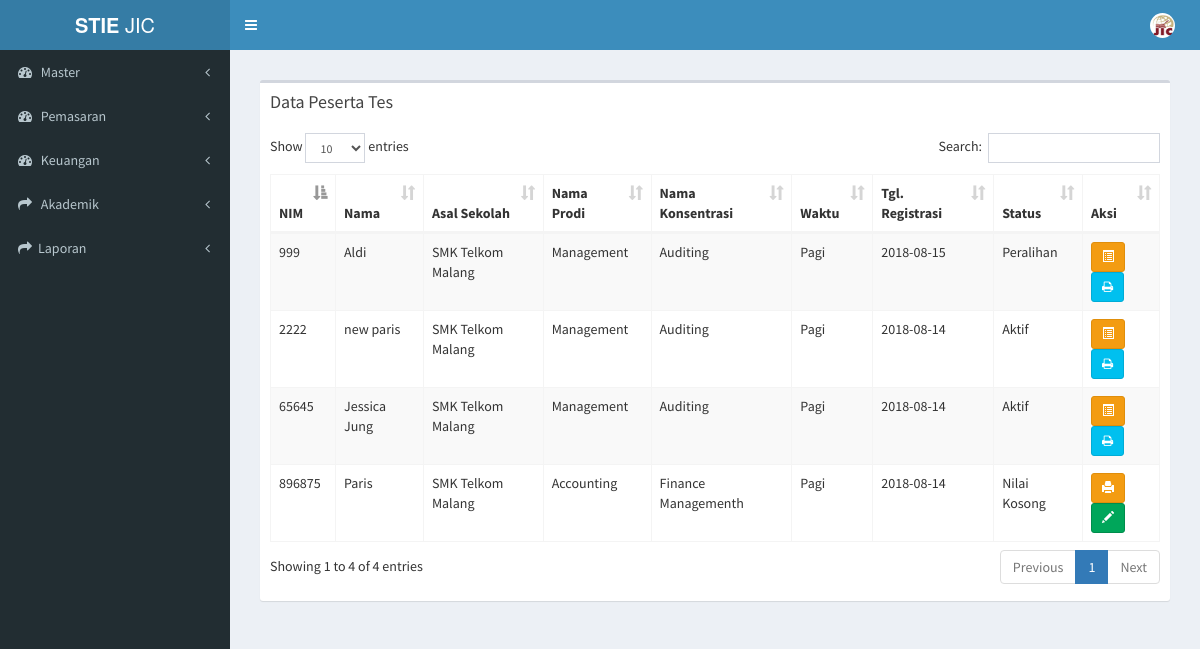
Page /index.php/daftar_ulang/data_peserta_tes on the earlier database version.
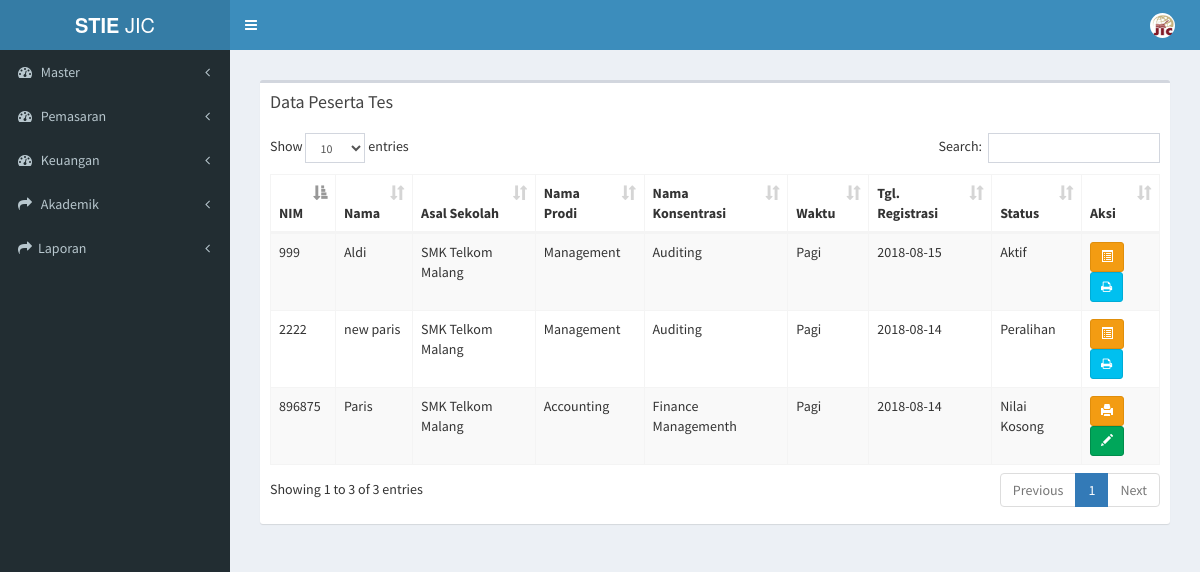
Same page on the later database version.
### tables this page shows
CREATE TABLE `tb_mahasiswa` (
  `id_mahasiswa` varchar(7) NOT NULL,
  `id_du` varchar(15) NOT NULL,
  `nama_mahasiswa` varchar(50) NOT NULL,
  `nim` varchar(15) NOT NULL,
  `id_status` varchar(2) NOT NULL,
  `id_konsentrasi` varchar(7) NOT NULL,
  `id_hasil_tes` varchar(7) NOT NULL,
  `id_sekolah` varchar(6) NOT NULL,
  `id_waktu` int(2) NOT NULL,
  `id_grade` varchar(2) NOT NULL,
  `semester_aktif` int(1) NOT NULL
);

CREATE TABLE `tb_sekolah` (
  `id_sekolah` varchar(6) NOT NULL,
  `nama_sekolah` varchar(30) NOT NULL,
  `alamat_sekolah` text NOT NULL,
  `jenis_sekolah` varchar(6) NOT NULL
);

CREATE TABLE `tb_prodi` (
  `id_prodi` varchar(6) NOT NULL,
  `nama_prodi` varchar(20) NOT NULL,
  `ketua_prodi` varchar(50) NOT NULL
);

CREATE TABLE `tb_konsentrasi` (
  `id_konsentrasi` varchar(6) NOT NULL,
  `nama_konsentrasi` varchar(20) NOT NULL,
  `id_prodi` varchar(6) NOT NULL
);

CREATE TABLE `tb_waktu` (
  `id_waktu` int(11) NOT NULL,
  `waktu` varchar(10) NOT NULL
);

CREATE TABLE `tb_mhs_add` (
  `id_mahasiswa` varchar(11) NOT NULL,
  `tgl_du` date NOT NULL,
  `id_transportasi` varchar(2) NOT NULL,
  `id_jt` varchar(2) NOT NULL
);

CREATE TABLE `tb_status_mhs` (
  `id_status` int(2) NOT NULL,
  `status_mhs` varchar(20) NOT NULL
);

### application/controllers/daftar_ulang.php (called while the page is built, shortened)
<?php
class daftar_ulang extends CI_Controller {
	public function __construct()
	{
		$this->load->model('daftar_ulang_model');
		$this->load->model('tamu_model');
		$this->load->model('mahasiswa_model');
	}
	public function data_peserta_tes()
	{
			$data['du'] = $this->daftar_ulang_model->data_peserta_tes();
			$data['main_view'] = 'Daftar/data_daftarulang_view';
			$this->load->view('template', $data);
	}
}

### index.php (called while the page is built, shortened)
<?php
require_once BASEPATH.'core/CodeIgniter.php';

### application/models/daftar_ulang_model.php (called while the page is built, shortened)
<?php
class Daftar_ulang_model extends CI_Model {
  public function data_peserta_tes(){
    return $this->db->join('tb_konsentrasi','tb_konsentrasi.id_konsentrasi=tb_mahasiswa.id_konsentrasi')
              ->join('tb_prodi','tb_prodi.id_prodi=tb_konsentrasi.id_prodi')
              ->join('tb_sekolah','tb_sekolah.id_sekolah=tb_mahasiswa.id_sekolah')
              ->join('tb_alamat','tb_alamat.id_mahasiswa=tb_mahasiswa.id_mahasiswa')
              ->join('tb_bio','tb_bio.id_mahasiswa=tb_mahasiswa.id_mahasiswa')
              ->join('tb_kontak','tb_kontak.id_mahasiswa=tb_mahasiswa.id_mahasiswa')
              ->join('tb_waktu','tb_waktu.id_waktu=tb_mahasiswa.id_waktu')
              ->join('tb_status_mhs','tb_status_mhs.id_status=tb_mahasiswa.id_status')
              ->join('tb_mhs_add','tb_mhs_add.id_mahasiswa=tb_mahasiswa.id_mahasiswa')
              ->where('tb_mahasiswa.id_waktu', '1')
              ->get('tb_mahasiswa')
              ->result();
  }
}

### application/views/Daftar/data_daftarulang_view.php (the view, shortened to what this page needs)
<section class="content">
      <div class="row">
        <div class="col-xs-12">
          <div class="box">
            <div class="box-header">
              <h3 class="box-title">Data Peserta Tes</h3>
            </div>
            <div class="box-body">
              <table id="example1" class="table table-bordered table-striped">
                <thead>
                <tr>
                  <th>NIM</th>
                  <th>Nama</th>
                  <th>Asal Sekolah</th>
                  <th>Nama Prodi</th>
                  <th>Nama Konsentrasi</th>
                  <th>Waktu</th>
                  <th>Tgl. Registrasi</th>
                  <th>Status</th>
                  <th>Aksi</th>
                </tr>
                </thead>
                <tbody>
                <?php
                foreach ($du as $data) {
                    if ($data->status_mhs == 'Nilai Kosong') {
                       echo '
                <tr>
                  <td>'.$data->nim.'</td>
                  <td>'.$data->nama_mahasiswa.'
                  </td>
                  <td>'.$data->nama_sekolah.'</td>
                  <td>'.$data->nama_prodi.'</td>
                  <td>'.$data->nama_konsentrasi.'</td>
                  <td>'.$data->waktu.'</td>
                  <td>'.$data->tgl_du.'</td>
                  <td>'.$data->status_mhs.'</td>
                  <td>
                     <a href="'.base_url('daftar_ulang/print_ljk/'.$data->id_mahasiswa).'" target="_blank" class="btn btn-warning btn-sm" title="Print Lembar Jawaban"><i class="glyphicon glyphicon-print" ></i><span class="tooltiptext">Print LJK</span></a>
                     <a href="'.base_url('hasil_tes/page_input_nilai/'.$data->id_mahasiswa).'" class="btn btn-success  btn-sm" title="Input Nilai Tes"><i class="glyphicon glyphicon-pencil"></i><span class="tooltiptext">Input Nilai Tes</span></a>
                  </td>
                </tr>
                ';
                  } else {
                      echo '
                <tr>
                  <td>'.$data->nim.'</td>
                  <td>'.$data->nama_mahasiswa.'
                  </td>
                  <td>'.$data->nama_sekolah.'</td>
                  <td>'.$data->nama_prodi.'</td>
                  <td>'.$data->nama_konsentrasi.'</td>
                  <td>'.$data->waktu.'</td>
                  <td>'.$data->tgl_du.'</td>
                  <td>'.$data->status_mhs.'</td>
                  <td>
                    <a href="'.base_url('daftar_ulang/detail_nilai/'.$data->id_mahasiswa).'" class="btn btn-warning btn-sm" title="Detail"><i class="glyphicon glyphicon-list-alt"></i><span class="tooltiptext">Detail</span></a>
                     <a href="'.base_url('hasil_tes/print_hasil_tes/'.$data->id_mahasiswa.'/'.$data->id_hasil_tes).'" target="_blank" class="btn btn-info btn-sm" title="Print Hasil Tes"><i class="fa fa-print"></i><span class="tooltiptext">Print Hasil Tes</span></a>
                  </td>
                </tr>
                ';
                }
                }
              ?>
                </tbody>
              </table>
            </div>
          </div>
        </div>
      </div>
    </section>

Differences in the rows shown:
removed tb_mahasiswa: nim "65645", nama_mahasiswa "Jessica Jung", id_sekolah.nama_sekolah "SMK Telkom Malang", tb_prodi.nama_prodi "Management", id_konsentrasi.nama_konsentrasi "Auditing", id_waktu.waktu "Pagi", tb_mhs_add.tgl_du "2018-08-14", id_status.status_mhs "Aktif"
changed tb_mahasiswa "Aldi": id_status.status_mhs "Peralihan" → "Aktif"
changed tb_mahasiswa "new paris": id_status.status_mhs "Aktif" → "Peralihan"
Other differences:
text written by a page script: "Show entries Search: Showing 1 to 4 of 4 entries Previous 1 Next" → "Show entries Search: Showing 1 to 3 of 3 entries Previous 1 Next"
